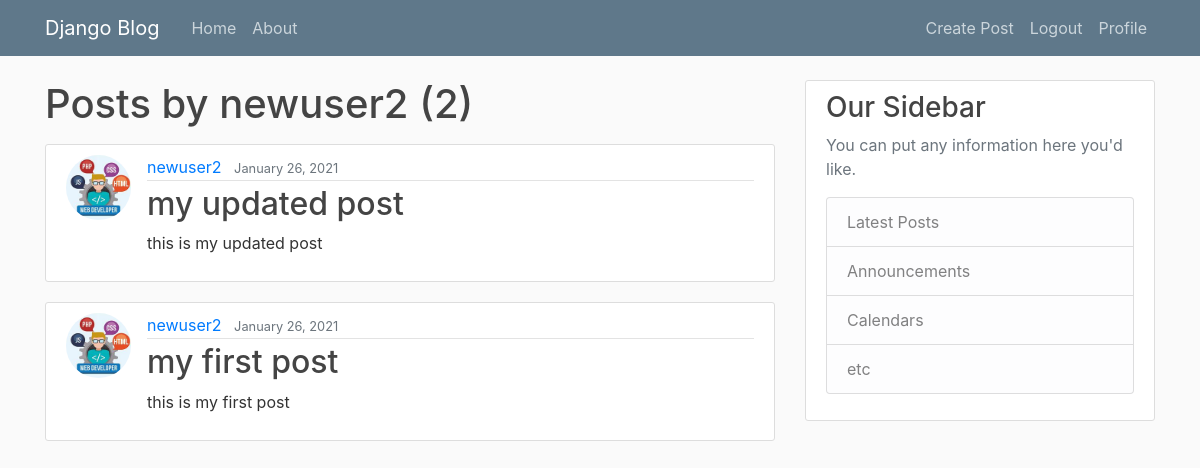
/user/newuser2 (signed in), run on the app's committed database.
### blog/models.py (models this page shows, shortened)
class Post(models.Model):
  title = models.CharField(max_length = 100)
  content = models.TextField()
  date_posted = models.DateTimeField(default = timezone.now)
  author = models.ForeignKey(User , on_delete = models.CASCADE)

### users/models.py (models this page shows, shortened)
class Profile(models.Model):
  user = models.OneToOneField(User, on_delete = models.CASCADE)
  image = models.ImageField(default = "default.jpg" , upload_to = "profile_pics_")

### blog/views.py (the view)
# urls.py: path('user/<str:username>', UserPostListView.as_view(), name = "user-posts"),
class UserPostListView(ListView):
  model = Post
  template_name = "blog/user_posts.html" #<app>/<model>_<viewtype>.html
  context_object_name = "posts"
  paginate_by = 5
  def get_queryset(self):
    user = get_object_or_404(User , username = self.kwargs.get('username'))
    return Post.objects.filter(author  = user).order_by("-date_posted")

### blog/templates/blog/user_posts.html (shortened to what this page needs)
{% extends "blog/base.html" %}
{%  block content %}
<h1 class = "mb-3">Posts by  {{ view.kwargs.username}} ({{ page_obj.paginator.count }})</h1>
  {% for post in posts %}
    <article class="media content-section">
      <img src = "{{post.author.profile.image.url}}" class = "rounded-circle article-img">
    <div class="media-body">
    <div class="article-metadata">
      <a class="mr-2" href="{% url 'user-posts' post.author.username %}">{{ post.author }}</a>
      <small class="text-muted">{{ post.date_posted|date:"F d, Y" }}</small>
    </div>
    <h2><a class="article-title" href="{% url 'post-detail' post.id %}">{{ post.title }}</a></h2>
    <p class="article-content">{{ post.content }}</p>
  </div>
  </article>
  {% endfor %}
{% endblock content %}

### blog/static/blog/main.css (style rules this page uses)
body { background: #fafafa; color: #333333; margin-top: 5rem; }
h1, h2, h3, h4, h5, h6 { color: #444444; }
.content-section { background: #ffffff; padding: 10px 20px; border: 1px solid #dddddd; border-radius: 3px; margin-bottom: 20px; }
.article-title { color: #444444; }
.article-content { white-space: pre-line; }
.article-img { height: 65px; width: 65px; margin-right: 16px; }
.article-metadata { padding-bottom: 1px; margin-bottom: 4px; border-bottom: 1px solid #e3e3e3 }

### data on the page
Post: author.profile.image (picture), author "newuser2", date_posted "January 26, 2021", title "my updated post", content "this is my updated post"
Post: author.profile.image (picture), author "newuser2", date_posted "January 26, 2021", title "my first post", content "this is my first post"

### other printed values
{{ view.kwargs.username }} "newuser2"
{{ page_obj.paginator.count }} "2"
